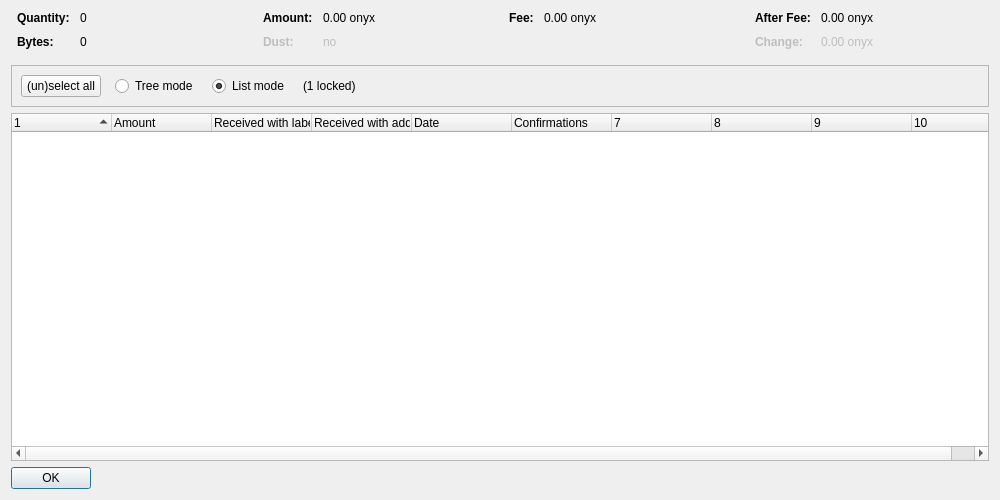
<?xml version="1.0" encoding="UTF-8"?>
<ui version="4.0">
 <class>CoinControlDialog</class>
 <widget class="QDialog" name="CoinControlDialog">
  <property name="geometry">
   <rect>
    <x>0</x>
    <y>0</y>
    <width>1000</width>
    <height>500</height>
   </rect>
  </property>
  <property name="windowTitle">
   <string>Coin Selection</string>
  </property>
  <layout class="QVBoxLayout" name="verticalLayout">
   <item>
    <layout class="QHBoxLayout" name="horizontalLayoutTop" stretch="0,0,0,0">
     <property name="topMargin">
      <number>0</number>
     </property>
     <property name="bottomMargin">
      <number>10</number>
     </property>
     <item>
      <layout class="QFormLayout" name="formLayoutCoinControl1">
       <property name="horizontalSpacing">
        <number>10</number>
       </property>
       <property name="verticalSpacing">
        <number>10</number>
       </property>
       <property name="leftMargin">
        <number>6</number>
       </property>
       <property name="rightMargin">
        <number>6</number>
       </property>
       <item row="0" column="0">
        <widget class="QLabel" name="labelCoinControlQuantityText">
         <property name="font">
          <font>
           <weight>75</weight>
           <bold>true</bold>
          </font>
         </property>
         <property name="text">
          <string>Quantity:</string>
         </property>
        </widget>
       </item>
       <item row="0" column="1">
        <widget class="QLabel" name="labelCoinControlQuantity">
         <property name="cursor">
          <cursorShape>IBeamCursor</cursorShape>
         </property>
         <property name="contextMenuPolicy">
          <enum>Qt::ActionsContextMenu</enum>
         </property>
         <property name="text">
          <string notr="true">0</string>
         </property>
         <property name="textInteractionFlags">
          <set>Qt::LinksAccessibleByMouse|Qt::TextSelectableByKeyboard|Qt::TextSelectableByMouse</set>
         </property>
        </widget>
       </item>
       <item row="1" column="0">
        <widget class="QLabel" name="labelCoinControlBytesText">
         <property name="font">
          <font>
           <weight>75</weight>
           <bold>true</bold>
          </font>
         </property>
         <property name="text">
          <string>Bytes:</string>
         </property>
        </widget>
       </item>
       <item row="1" column="1">
        <widget class="QLabel" name="labelCoinControlBytes">
         <property name="cursor">
          <cursorShape>IBeamCursor</cursorShape>
         </property>
         <property name="contextMenuPolicy">
          <enum>Qt::ActionsContextMenu</enum>
         </property>
         <property name="text">
          <string notr="true">0</string>
         </property>
         <property name="textInteractionFlags">
          <set>Qt::LinksAccessibleByMouse|Qt::TextSelectableByKeyboard|Qt::TextSelectableByMouse</set>
         </property>
        </widget>
       </item>
      </layout>
     </item>
     <item>
      <layout class="QFormLayout" name="formLayoutCoinControl2">
       <property name="horizontalSpacing">
        <number>10</number>
       </property>
       <property name="verticalSpacing">
        <number>10</number>
       </property>
       <property name="leftMargin">
        <number>6</number>
       </property>
       <property name="rightMargin">
        <number>6</number>
       </property>
       <item row="0" column="0">
        <widget class="QLabel" name="labelCoinControlAmountText">
         <property name="font">
          <font>
           <weight>75</weight>
           <bold>true</bold>
          </font>
         </property>
         <property name="text">
          <string>Amount:</string>
         </property>
        </widget>
       </item>
       <item row="0" column="1">
        <widget class="QLabel" name="labelCoinControlAmount">
         <property name="cursor">
          <cursorShape>IBeamCursor</cursorShape>
         </property>
         <property name="contextMenuPolicy">
          <enum>Qt::ActionsContextMenu</enum>
         </property>
         <property name="text">
          <string notr="true">0.00 onyx</string>
         </property>
         <property name="textInteractionFlags">
          <set>Qt::LinksAccessibleByMouse|Qt::TextSelectableByKeyboard|Qt::TextSelectableByMouse</set>
         </property>
        </widget>
       </item>
       <item row="1" column="0">
        <widget class="QLabel" name="labelCoinControlLowOutputText">
         <property name="enabled">
          <bool>false</bool>
         </property>
         <property name="font">
          <font>
           <weight>75</weight>
           <bold>true</bold>
          </font>
         </property>
         <property name="text">
          <string>Dust:</string>
         </property>
        </widget>
       </item>
       <item row="1" column="1">
        <widget class="QLabel" name="labelCoinControlLowOutput">
         <property name="enabled">
          <bool>false</bool>
         </property>
         <property name="cursor">
          <cursorShape>IBeamCursor</cursorShape>
         </property>
         <property name="contextMenuPolicy">
          <enum>Qt::ActionsContextMenu</enum>
         </property>
         <property name="text">
          <string notr="true">no</string>
         </property>
         <property name="textInteractionFlags">
          <set>Qt::LinksAccessibleByMouse|Qt::TextSelectableByKeyboard|Qt::TextSelectableByMouse</set>
         </property>
        </widget>
       </item>
      </layout>
     </item>
     <item>
      <layout class="QFormLayout" name="formLayoutCoinControl3">
       <property name="horizontalSpacing">
        <number>10</number>
       </property>
       <property name="verticalSpacing">
        <number>10</number>
       </property>
       <property name="leftMargin">
        <number>6</number>
       </property>
       <property name="rightMargin">
        <number>6</number>
       </property>
       <item row="0" column="0">
        <widget class="QLabel" name="labelCoinControlFeeText">
         <property name="font">
          <font>
           <weight>75</weight>
           <bold>true</bold>
          </font>
         </property>
         <property name="text">
          <string>Fee:</string>
         </property>
        </widget>
       </item>
       <item row="0" column="1">
        <widget class="QLabel" name="labelCoinControlFee">
         <property name="cursor">
          <cursorShape>IBeamCursor</cursorShape>
         </property>
         <property name="contextMenuPolicy">
          <enum>Qt::ActionsContextMenu</enum>
         </property>
         <property name="text">
          <string notr="true">0.00 onyx</string>
         </property>
         <property name="textInteractionFlags">
          <set>Qt::LinksAccessibleByMouse|Qt::TextSelectableByKeyboard|Qt::TextSelectableByMouse</set>
         </property>
        </widget>
       </item>
      </layout>
     </item>
     <item>
      <layout class="QFormLayout" name="formLayoutCoinControl4">
       <property name="horizontalSpacing">
        <number>10</number>
       </property>
       <property name="verticalSpacing">
        <number>10</number>
       </property>
       <property name="leftMargin">
        <number>6</number>
       </property>
       <property name="rightMargin">
        <number>6</number>
       </property>
       <item row="0" column="0">
        <widget class="QLabel" name="labelCoinControlAfterFeeText">
         <property name="font">
          <font>
           <weight>75</weight>
           <bold>true</bold>
          </font>
         </property>
         <property name="text">
          <string>After Fee:</string>
         </property>
        </widget>
       </item>
       <item row="0" column="1">
        <widget class="QLabel" name="labelCoinControlAfterFee">
         <property name="cursor">
          <cursorShape>IBeamCursor</cursorShape>
         </property>
         <property name="contextMenuPolicy">
          <enum>Qt::ActionsContextMenu</enum>
         </property>
         <property name="text">
          <string notr="true">0.00 onyx</string>
         </property>
         <property name="textInteractionFlags">
          <set>Qt::LinksAccessibleByMouse|Qt::TextSelectableByKeyboard|Qt::TextSelectableByMouse</set>
         </property>
        </widget>
       </item>
       <item row="1" column="0">
        <widget class="QLabel" name="labelCoinControlChangeText">
         <property name="enabled">
          <bool>false</bool>
         </property>
         <property name="font">
          <font>
           <weight>75</weight>
           <bold>true</bold>
          </font>
         </property>
         <property name="text">
          <string>Change:</string>
         </property>
        </widget>
       </item>
       <item row="1" column="1">
        <widget class="QLabel" name="labelCoinControlChange">
         <property name="enabled">
          <bool>false</bool>
         </property>
         <property name="cursor">
          <cursorShape>IBeamCursor</cursorShape>
         </property>
         <property name="contextMenuPolicy">
          <enum>Qt::ActionsContextMenu</enum>
         </property>
         <property name="text">
          <string notr="true">0.00 onyx</string>
         </property>
         <property name="textInteractionFlags">
          <set>Qt::LinksAccessibleByMouse|Qt::TextSelectableByKeyboard|Qt::TextSelectableByMouse</set>
         </property>
        </widget>
       </item>
      </layout>
     </item>
    </layout>
   </item>
   <item>
    <widget class="QFrame" name="frame">
     <property name="minimumSize">
      <size>
       <width>0</width>
       <height>40</height>
      </size>
     </property>
     <property name="frameShape">
      <enum>QFrame::StyledPanel</enum>
     </property>
     <property name="frameShadow">
      <enum>QFrame::Sunken</enum>
     </property>
     <layout class="QHBoxLayout" name="horizontalLayout">
      <item>
       <layout class="QHBoxLayout" name="horizontalLayoutPanel" stretch="0,0,0,0,0">
        <property name="spacing">
         <number>14</number>
        </property>
        <item>
         <widget class="QPushButton" name="pushButtonSelectAll">
          <property name="sizePolicy">
           <sizepolicy hsizetype="Maximum" vsizetype="Fixed">
            <horstretch>0</horstretch>
            <verstretch>0</verstretch>
           </sizepolicy>
          </property>
          <property name="text">
           <string>(un)select all</string>
          </property>
          <property name="autoDefault">
           <bool>false</bool>
          </property>
         </widget>
        </item>
        <item>
         <widget class="QRadioButton" name="radioTreeMode">
          <property name="sizePolicy">
           <sizepolicy hsizetype="Maximum" vsizetype="Fixed">
            <horstretch>0</horstretch>
            <verstretch>0</verstretch>
           </sizepolicy>
          </property>
          <property name="text">
           <string>Tree mode</string>
          </property>
         </widget>
        </item>
        <item>
         <widget class="QRadioButton" name="radioListMode">
          <property name="sizePolicy">
           <sizepolicy hsizetype="Maximum" vsizetype="Fixed">
            <horstretch>0</horstretch>
            <verstretch>0</verstretch>
           </sizepolicy>
          </property>
          <property name="text">
           <string>List mode</string>
          </property>
          <property name="checked">
           <bool>true</bool>
          </property>
         </widget>
        </item>
        <item>
         <widget class="QLabel" name="labelLocked">
          <property name="text">
           <string notr="true">(1 locked)</string>
          </property>
         </widget>
        </item>
        <item>
         <spacer name="horizontalSpacer">
          <property name="orientation">
           <enum>Qt::Horizontal</enum>
          </property>
          <property name="sizeHint" stdset="0">
           <size>
            <width>40</width>
            <height>20</height>
           </size>
          </property>
         </spacer>
        </item>
       </layout>
      </item>
     </layout>
    </widget>
   </item>
   <item>
    <widget class="CoinControlTreeWidget" name="treeWidget">
     <property name="contextMenuPolicy">
      <enum>Qt::CustomContextMenu</enum>
     </property>
     <property name="sortingEnabled">
      <bool>false</bool>
     </property>
     <property name="columnCount">
      <number>10</number>
     </property>
     <attribute name="headerShowSortIndicator" stdset="0">
      <bool>true</bool>
     </attribute>
     <attribute name="headerStretchLastSection">
      <bool>false</bool>
     </attribute>
     <column>
      <property name="text">
       <string/>
      </property>
     </column>
     <column>
      <property name="text">
       <string>Amount</string>
      </property>
     </column>
     <column>
      <property name="text">
       <string>Received with label</string>
      </property>
     </column>
     <column>
      <property name="text">
       <string>Received with address</string>
      </property>
     </column>
     <column>
      <property name="text">
       <string>Date</string>
      </property>
     </column>
     <column>
      <property name="text">
       <string>Confirmations</string>
      </property>
      <property name="toolTip">
       <string>Confirmed</string>
      </property>
     </column>
     <column>
      <property name="text">
       <string/>
      </property>
     </column>
     <column>
      <property name="text">
       <string/>
      </property>
     </column>
     <column>
      <property name="text">
       <string/>
      </property>
     </column>
     <column>
      <property name="text">
       <string/>
      </property>
     </column>
    </widget>
   </item>
   <item>
    <widget class="QDialogButtonBox" name="buttonBox">
     <property name="sizePolicy">
      <sizepolicy hsizetype="Maximum" vsizetype="Fixed">
       <horstretch>0</horstretch>
       <verstretch>0</verstretch>
      </sizepolicy>
     </property>
     <property name="orientation">
      <enum>Qt::Horizontal</enum>
     </property>
     <property name="standardButtons">
      <set>QDialogButtonBox::Ok</set>
     </property>
    </widget>
   </item>
  </layout>
 </widget>
 <customwidgets>
  <customwidget>
   <class>CoinControlTreeWidget</class>
   <extends>QTreeWidget</extends>
   <header>qt/coincontroltreewidget.h</header>
  </customwidget>
 </customwidgets>
 <resources/>
 <connections/>
</ui>
